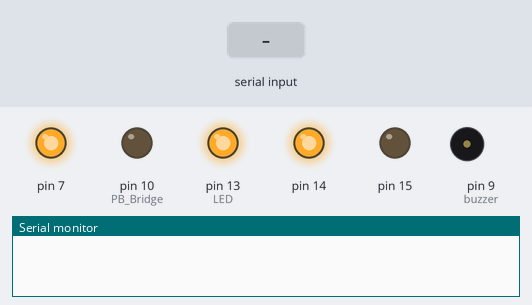
Simulated run of this sketch. Board: Arduino Uno, built with avr-gcc and run on an emulated ATmega328P. Parts: output pins drawn as LEDs (lit = HIGH), buzzer (waves = sounding, pin HIGH), the last lines printed to the serial monitor. Inputs (shaded band) come from the test bench. Pins used as bus, display or sensor lines are not drawn.

Above: at 1.3 s.
1.4 s: ">0\n" received over Serial
At 1.7 s:
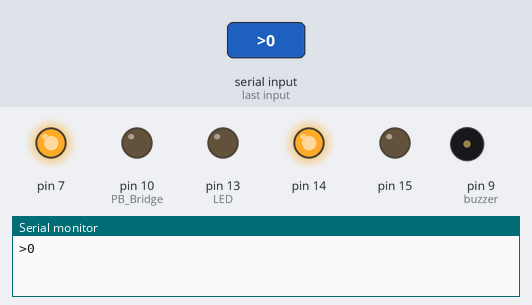
2.9 s: ">1\n" received over Serial
At 4.0 s:
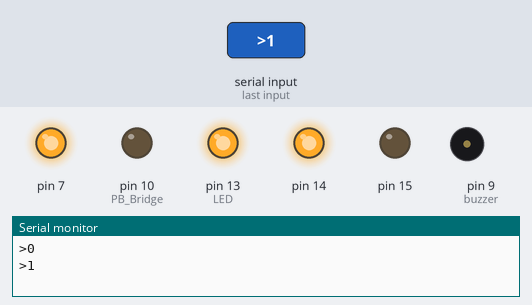
Timing chart, 0 to 5.9 s (numbered marks = the images above; inputs shaded):
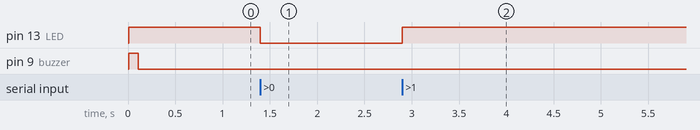

The sketch:

AtmelMQTT.ino
```cpp
//V2
// LED attached to pin 39
#define LED 13
String inputString = "";
boolean stringComplete = false;

volatile long lastDebounceTime = 0;   // the last time the interrupt was triggered
#define debounceDelay 7    // the debounce time in ms; decrease if quick button presses are ignored, increase
//if you get noise (multipule button clicks detected by the code when you only pressed it once)

void triggerDetection()
{
 if (digitalRead(3) == 0){
  if ((millis() - lastDebounceTime) > debounceDelay) //if current time minus the last trigger time is greater than
  { //the delay (debounce) time, button is completley closed.
    lastDebounceTime = millis();
    digitalWrite(13, !digitalRead(13));
    Serial.println(">" + String(digitalRead(13)));
  }
 }
}
void setup() {
  pinMode(LED, OUTPUT);
  pinMode(15, OUTPUT);
  digitalWrite(15, LOW);
  pinMode(3, OUTPUT); //PB switch power low for Low power
  digitalWrite(3, LOW);
  pinMode(7, OUTPUT);
  digitalWrite(7, HIGH); //3.3v on
  pinMode(14, OUTPUT);
  digitalWrite(14, HIGH);
  digitalWrite(7, HIGH); //3V on
  pinMode(LED, OUTPUT);
  pinMode(13, OUTPUT);//groene led
  pinMode(9, OUTPUT);//buzzer
  digitalWrite(9, LOW);//buzzer
  pinMode(10, OUTPUT);//PB Bridge
  digitalWrite(10, LOW);//PB Bridge
  pinMode(16, OUTPUT);//esp reset
  digitalWrite(16, HIGH);//esp reset
  asm volatile ("cbi %0, %1 \n\t" :: "I" (_SFR_IO_ADDR(PORTC)), "I" (PORTC2));
  delay(10);
  asm volatile ("sbi %0, %1 \n\t" :: "I" (_SFR_IO_ADDR(PORTB)), "I" (PORTB5)); //groene led startup
  Serial.begin(38400);
  asm volatile ("sbi %0, %1 \n\t" :: "I" (_SFR_IO_ADDR(PORTC)), "I" (PORTC2));
  attachInterrupt(1, triggerDetection, CHANGE);
  digitalWrite(9, HIGH);
        delay(100);
        digitalWrite(9,LOW);
}
void serialEvent() {
  while (Serial.available()) {
    char inChar = (char)Serial.read();
    inputString += inChar;
    if (inChar == '\n') {
      stringComplete = true;
    }
  }
}
void loop() {
    serialEvent(); //call the function
    if (stringComplete == true) {
      inputString.trim();
      if (inputString.startsWith(">1")){
        digitalWrite(13, true);
        Serial.println(inputString);
      }else if (inputString.startsWith(">0")){
        digitalWrite(13, false);
        Serial.println(inputString);
      }else{
      Serial.println(inputString);
      }
    inputString = "";
    stringComplete = false;
    }
}
```

Measured:
- after the input at 1.4 s, pin 13 (LED): HIGH → LOW at once
- after the input at 2.9 s, pin 13 (LED): LOW → HIGH at once
